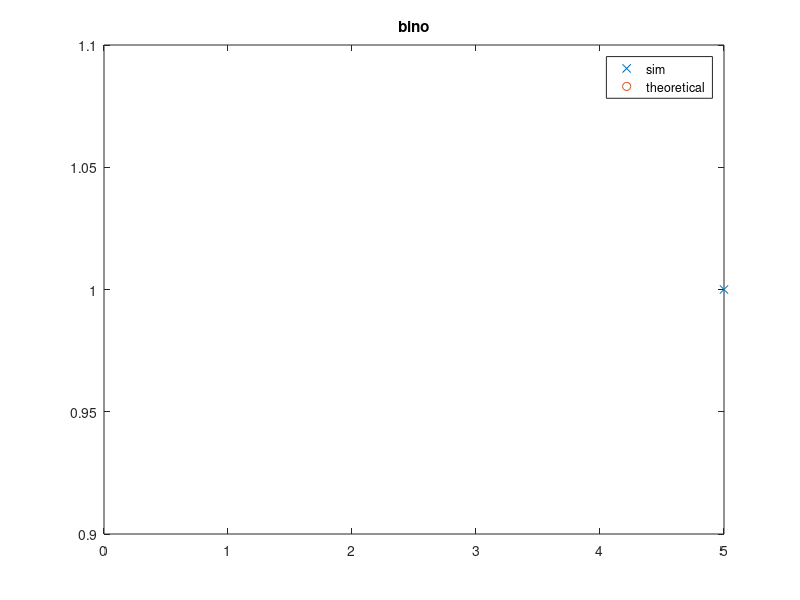

Write MATLAB code to recreate this figure.
clear all
clc

S=input("the number of simulations=");
n=input("the number of trials=");
p=input("probability of success=");

U=rand(n,S);
X=sum(U<p);

U_X=unique(X);
n_X=hist(X,length(U_X));
rel_freq=n_X/S;

%[U_X;rel_freq]

plot(U_X,rel_freq,'x');
hold on;
plot(0:n,binopdf(0:n,n,p),'o');
hold off;
title('bino');
legend("sim","theoretical");